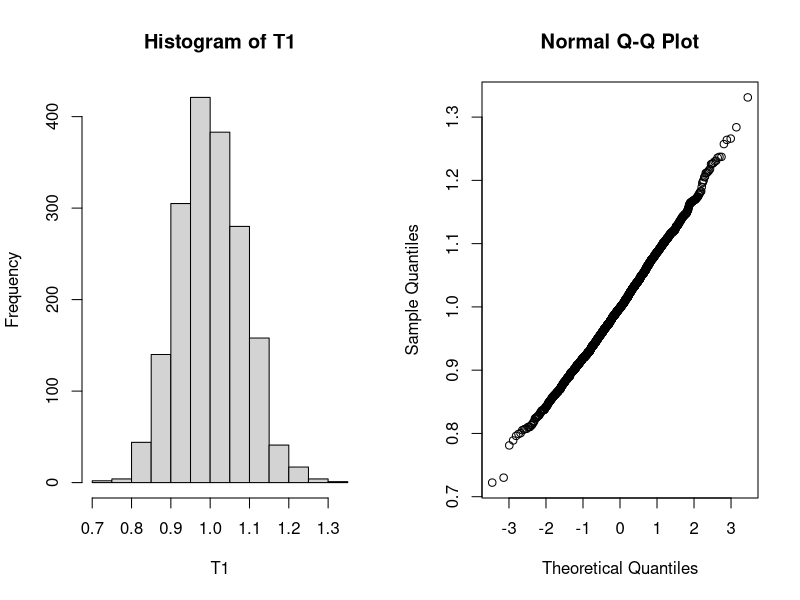

Source code (R): (Note: this script raises an error after producing the figure.)
#Q.1
#Invariance property of consistent, CAN and percentile estimators
#Let X be a random variable having Normal distribution with mu and sigma^2. Based on the samples of size 25,50,100,500. Check following estimators are consistent and CAN for corresponding parametric functions.
#a
rm(list=ls(all=T))
mu=1;sigma=1.8;n=c(100,500,700,1200,1500,1800);eps=0.2;
est.prob1=0;
for (i in 1:length(n)){
  x=matrix(rnorm(n[i]*n[i],mu,sigma),n[i],n[i]);
  m1=apply(x,1,mean);
  T1=m1^2;
  est.prob1[i]=mean(abs(T1-mu^2)<eps);
  
}
cbind(n,est.prob1)
par(mfrow=c(1,2))
hist(T1)
qqnorm(T1)
#Xbar^2 is consistent for mu^2 for all mu
#Asymptotic Distribution of xbar^2 is normal for all mu except 0
#Asymptotic Distribution of xbar^2 is not normal for 0 it is skewed for mu=0


#b
rm(list=ls(all=T))
mu=10;sigma=2;n=c(100,500,700,2200,4500,7800);eps=0.5;
est.prob2=0;
for (i in 1:length(n)){
  x=matrix(rnorm(n[i]*n[i],mu,sigma),n[i],n[i]);
  m2=apply(x,1,var);
  T2=m2^2;
  est.prob2[i]=mean(abs(T2-sigma^4)<eps);
  
}
cbind(n,est.prob2)
par(mfrow=c(1,2))
hist(T2)
qqnorm(T2)
#var^2 is consistent for sigma^4 for all values of sigma
#Asymptotic distribution of var^2 is CAN for all values of sigma


#c
rm(list=ls(all=T))
mu=1;sigma=1.5;n=c(100,500,700,1200,1500,1800);eps=0.5;
est.prob3=0;
for (i in 1:length(n)){
  x=matrix(rnorm(n[i]*n[i],mu,sigma),n[i],n[i]);
  m1=apply(x,1,mean);
  T1=m1^2;
  m2=apply(x,1,var)
  T2=m2^2
  T3=T1+T2
  est.prob3[i]=mean(abs(T3-(mu^2+sigma^4))<eps);
  
}
cbind(n,est.prob3)
hist(T3)
qqnorm(T3)
#T3 is consistent for mu^2+sigma^4 for all values of mu and sigma
#T3 is CAN for all values of mu and sigma



#Q.2
#Let X be a random variable having Poisson. Based on the samples of size n obtain CAN estimator of 
#a) P(X=0)
#b) P(X=1)
#a and b
rm(list=ls(all=T))
lambda=2;n=c(100,500,700,1200,1500,1800);eps=0.1;
est.prob1=0;est.prob2=0;
for (i in 1:length(n)){
  x=matrix(rpois(n[i]*n[i],lambda),n[i],n[i]);
  m1=apply(x,1,mean);
  T1=exp(-m1);
  T2=m1*exp(-m1)
  est.prob1[i]=mean(abs(T1-exp(-lambda))<eps);
  est.prob2[i]=mean(abs(T2-lambda*exp(-lambda))<eps)
}

cbind(n,est.prob1,est.prob2)
hist(T1)
qqnorm(T1)
hist(T2)
qqqnorm(T2)
#consistent for all values of lambda
#CAN for all values of lambda except 1


#Q.3
